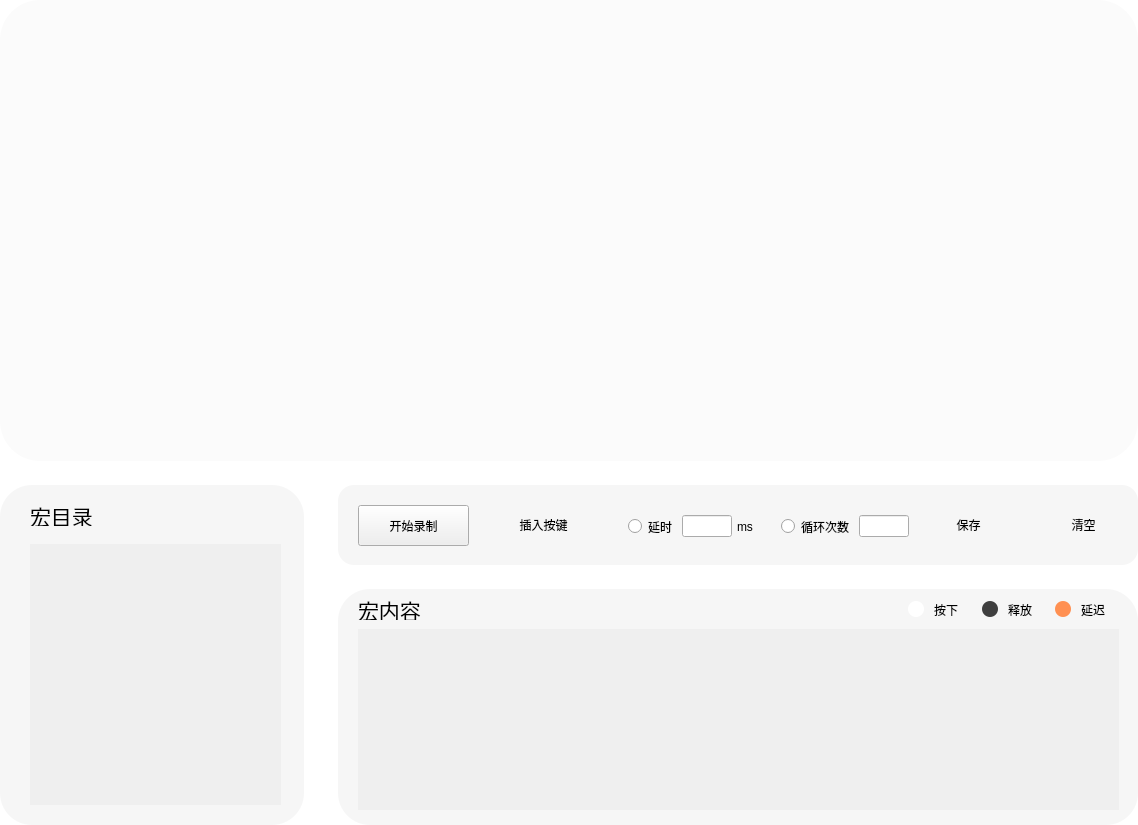
<?xml version="1.0" encoding="UTF-8"?>
<ui version="4.0">
 <class>FrameMacro</class>
 <widget class="QFrame" name="FrameMacro">
  <property name="geometry">
   <rect>
    <x>0</x>
    <y>0</y>
    <width>1138</width>
    <height>825</height>
   </rect>
  </property>
  <property name="windowTitle">
   <string>Frame</string>
  </property>
  <property name="styleSheet">
   <string notr="true">#FrameMacro,#frameB,#frameRight{background-color:#FFFFFF;border-radius:0px;}</string>
  </property>
  <layout class="QVBoxLayout" name="verticalLayout" stretch="1,0">
   <property name="spacing">
    <number>24</number>
   </property>
   <property name="leftMargin">
    <number>0</number>
   </property>
   <property name="topMargin">
    <number>0</number>
   </property>
   <property name="rightMargin">
    <number>0</number>
   </property>
   <property name="bottomMargin">
    <number>0</number>
   </property>
   <item>
    <widget class="ModuleKeyboard" name="frameT">
     <property name="maximumSize">
      <size>
       <width>16777215</width>
       <height>470</height>
      </size>
     </property>
     <property name="styleSheet">
      <string notr="true">QFrame{background-color: #FBFBFB;border-radius:40px;}</string>
     </property>
     <property name="frameShape">
      <enum>QFrame::Shape::StyledPanel</enum>
     </property>
     <property name="frameShadow">
      <enum>QFrame::Shadow::Raised</enum>
     </property>
    </widget>
   </item>
   <item>
    <widget class="QFrame" name="frameB">
     <property name="minimumSize">
      <size>
       <width>0</width>
       <height>340</height>
      </size>
     </property>
     <property name="frameShape">
      <enum>QFrame::Shape::NoFrame</enum>
     </property>
     <property name="frameShadow">
      <enum>QFrame::Shadow::Plain</enum>
     </property>
     <property name="lineWidth">
      <number>0</number>
     </property>
     <layout class="QHBoxLayout" name="horizontalLayout" stretch="1,0">
      <property name="spacing">
       <number>24</number>
      </property>
      <property name="leftMargin">
       <number>0</number>
      </property>
      <property name="topMargin">
       <number>0</number>
      </property>
      <property name="rightMargin">
       <number>0</number>
      </property>
      <property name="bottomMargin">
       <number>0</number>
      </property>
      <item>
       <widget class="QFrame" name="frameMode">
        <property name="maximumSize">
         <size>
          <width>304</width>
          <height>16777215</height>
         </size>
        </property>
        <property name="styleSheet">
         <string notr="true">QFrame{background-color: #F6F6F6;border-radius:32px;}</string>
        </property>
        <property name="frameShape">
         <enum>QFrame::Shape::StyledPanel</enum>
        </property>
        <property name="frameShadow">
         <enum>QFrame::Shadow::Raised</enum>
        </property>
        <widget class="QLabel" name="label">
         <property name="geometry">
          <rect>
           <x>30</x>
           <y>20</y>
           <width>91</width>
           <height>21</height>
          </rect>
         </property>
         <property name="font">
          <font>
           <family>MiSans</family>
           <pointsize>16</pointsize>
           <bold>false</bold>
          </font>
         </property>
         <property name="text">
          <string>宏目录</string>
         </property>
        </widget>
        <widget class="QPushButton" name="pushButton">
         <property name="geometry">
          <rect>
           <x>150</x>
           <y>20</y>
           <width>24</width>
           <height>24</height>
          </rect>
         </property>
         <property name="text">
          <string/>
         </property>
         <property name="icon">
          <iconset resource="res.qrc">
           <normaloff>:/images/macro/xinzeng 1@2x.png</normaloff>:/images/macro/xinzeng 1@2x.png</iconset>
         </property>
         <property name="iconSize">
          <size>
           <width>20</width>
           <height>20</height>
          </size>
         </property>
         <property name="flat">
          <bool>true</bool>
         </property>
        </widget>
        <widget class="QPushButton" name="pushButton_2">
         <property name="geometry">
          <rect>
           <x>200</x>
           <y>20</y>
           <width>24</width>
           <height>24</height>
          </rect>
         </property>
         <property name="text">
          <string/>
         </property>
         <property name="icon">
          <iconset resource="res.qrc">
           <normaloff>:/images/macro/print 1@2x.png</normaloff>:/images/macro/print 1@2x.png</iconset>
         </property>
         <property name="iconSize">
          <size>
           <width>20</width>
           <height>20</height>
          </size>
         </property>
         <property name="flat">
          <bool>true</bool>
         </property>
        </widget>
        <widget class="QPushButton" name="pushButton_3">
         <property name="geometry">
          <rect>
           <x>250</x>
           <y>20</y>
           <width>24</width>
           <height>24</height>
          </rect>
         </property>
         <property name="text">
          <string/>
         </property>
         <property name="icon">
          <iconset resource="res.qrc">
           <normaloff>:/images/macro/print 2@2x.png</normaloff>:/images/macro/print 2@2x.png</iconset>
         </property>
         <property name="iconSize">
          <size>
           <width>20</width>
           <height>20</height>
          </size>
         </property>
         <property name="flat">
          <bool>true</bool>
         </property>
        </widget>
        <widget class="QScrollArea" name="scrollArea">
         <property name="geometry">
          <rect>
           <x>30</x>
           <y>59</y>
           <width>251</width>
           <height>261</height>
          </rect>
         </property>
         <property name="focusPolicy">
          <enum>Qt::FocusPolicy::NoFocus</enum>
         </property>
         <property name="widgetResizable">
          <bool>true</bool>
         </property>
         <widget class="QWidget" name="scrollAreaWidgetContents">
          <property name="geometry">
           <rect>
            <x>0</x>
            <y>0</y>
            <width>251</width>
            <height>261</height>
           </rect>
          </property>
          <layout class="QVBoxLayout" name="verticalLayout_3"/>
         </widget>
        </widget>
       </widget>
      </item>
      <item alignment="Qt::AlignmentFlag::AlignRight">
       <widget class="QFrame" name="frameRight">
        <property name="minimumSize">
         <size>
          <width>800</width>
          <height>0</height>
         </size>
        </property>
        <layout class="QVBoxLayout" name="verticalLayoutB" stretch="0,1">
         <property name="spacing">
          <number>24</number>
         </property>
         <property name="leftMargin">
          <number>0</number>
         </property>
         <property name="topMargin">
          <number>0</number>
         </property>
         <property name="rightMargin">
          <number>0</number>
         </property>
         <property name="bottomMargin">
          <number>0</number>
         </property>
         <item>
          <widget class="QFrame" name="frameLuni">
           <property name="minimumSize">
            <size>
             <width>100</width>
             <height>80</height>
            </size>
           </property>
           <property name="styleSheet">
            <string notr="true">QFrame{background-color: #F6F6F6;border-radius:16px;}</string>
           </property>
           <property name="frameShape">
            <enum>QFrame::Shape::StyledPanel</enum>
           </property>
           <property name="frameShadow">
            <enum>QFrame::Shadow::Raised</enum>
           </property>
           <widget class="QPushButton" name="pushButtonStart">
            <property name="geometry">
             <rect>
              <x>20</x>
              <y>20</y>
              <width>111</width>
              <height>41</height>
             </rect>
            </property>
            <property name="styleSheet">
             <string notr="true">QPushButton{width: 131px;
height: 40px;
color:white;
background: #6329B6;
border-radius: 16px 16px 16px 16px;
font-family: MiSans, MiSans;
font-weight: 600;
font-size: 14px;
};
</string>
            </property>
            <property name="text">
             <string>开始录制</string>
            </property>
            <property name="icon">
             <iconset resource="res.qrc">
              <normaloff>:/images/play-white.png</normaloff>:/images/play-white.png</iconset>
            </property>
           </widget>
           <widget class="QPushButton" name="pushButtonInsert">
            <property name="geometry">
             <rect>
              <x>160</x>
              <y>20</y>
              <width>91</width>
              <height>40</height>
             </rect>
            </property>
            <property name="text">
             <string>插入按键</string>
            </property>
            <property name="icon">
             <iconset resource="res.qrc">
              <normaloff>:/images/macro/macro-add.png</normaloff>:/images/macro/macro-add.png</iconset>
            </property>
            <property name="iconSize">
             <size>
              <width>24</width>
              <height>24</height>
             </size>
            </property>
            <property name="flat">
             <bool>true</bool>
            </property>
           </widget>
           <widget class="QPushButton" name="pushButtonSave">
            <property name="geometry">
             <rect>
              <x>590</x>
              <y>20</y>
              <width>81</width>
              <height>40</height>
             </rect>
            </property>
            <property name="text">
             <string>保存</string>
            </property>
            <property name="icon">
             <iconset resource="res.qrc">
              <normaloff>:/images/macro/macro-save.png</normaloff>:/images/macro/macro-save.png</iconset>
            </property>
            <property name="iconSize">
             <size>
              <width>24</width>
              <height>24</height>
             </size>
            </property>
            <property name="flat">
             <bool>true</bool>
            </property>
           </widget>
           <widget class="QPushButton" name="pushButtonClear">
            <property name="geometry">
             <rect>
              <x>700</x>
              <y>20</y>
              <width>91</width>
              <height>40</height>
             </rect>
            </property>
            <property name="text">
             <string>清空</string>
            </property>
            <property name="icon">
             <iconset resource="res.qrc">
              <normaloff>:/images/macro/macro-clear.png</normaloff>:/images/macro/macro-clear.png</iconset>
            </property>
            <property name="iconSize">
             <size>
              <width>24</width>
              <height>24</height>
             </size>
            </property>
            <property name="flat">
             <bool>true</bool>
            </property>
           </widget>
           <widget class="QWidget" name="layoutWidget">
            <property name="geometry">
             <rect>
              <x>290</x>
              <y>30</y>
              <width>281</width>
              <height>23</height>
             </rect>
            </property>
            <layout class="QHBoxLayout" name="horizontalLayout_3">
             <property name="spacing">
              <number>5</number>
             </property>
             <item>
              <widget class="QRadioButton" name="radioButton">
               <property name="text">
                <string>延时</string>
               </property>
              </widget>
             </item>
             <item>
              <widget class="QLineEdit" name="lineEditDelay">
               <property name="minimumSize">
                <size>
                 <width>50</width>
                 <height>0</height>
                </size>
               </property>
               <property name="maximumSize">
                <size>
                 <width>50</width>
                 <height>16777215</height>
                </size>
               </property>
              </widget>
             </item>
             <item>
              <widget class="QLabel" name="label_3">
               <property name="text">
                <string notr="true">ms</string>
               </property>
              </widget>
             </item>
             <item>
              <spacer name="horizontalSpacer">
               <property name="orientation">
                <enum>Qt::Orientation::Horizontal</enum>
               </property>
               <property name="sizeHint" stdset="0">
                <size>
                 <width>40</width>
                 <height>20</height>
                </size>
               </property>
              </spacer>
             </item>
             <item>
              <widget class="QRadioButton" name="radioButton_2">
               <property name="text">
                <string>循环次数</string>
               </property>
              </widget>
             </item>
             <item>
              <widget class="QLineEdit" name="lineEditDelayLoop">
               <property name="minimumSize">
                <size>
                 <width>50</width>
                 <height>0</height>
                </size>
               </property>
               <property name="maximumSize">
                <size>
                 <width>50</width>
                 <height>16777215</height>
                </size>
               </property>
              </widget>
             </item>
            </layout>
           </widget>
          </widget>
         </item>
         <item>
          <widget class="QFrame" name="frameSpeed">
           <property name="minimumSize">
            <size>
             <width>100</width>
             <height>0</height>
            </size>
           </property>
           <property name="styleSheet">
            <string notr="true">QFrame{background-color: #F6F6F6;border-radius:32px;}</string>
           </property>
           <property name="frameShape">
            <enum>QFrame::Shape::StyledPanel</enum>
           </property>
           <property name="frameShadow">
            <enum>QFrame::Shadow::Raised</enum>
           </property>
           <widget class="QLabel" name="label_2">
            <property name="geometry">
             <rect>
              <x>20</x>
              <y>10</y>
              <width>91</width>
              <height>21</height>
             </rect>
            </property>
            <property name="font">
             <font>
              <family>MiSans</family>
              <pointsize>16</pointsize>
              <bold>false</bold>
             </font>
            </property>
            <property name="text">
             <string>宏内容</string>
            </property>
           </widget>
           <widget class="QFrame" name="frameFlag">
            <property name="geometry">
             <rect>
              <x>570</x>
              <y>10</y>
              <width>211</width>
              <height>21</height>
             </rect>
            </property>
            <property name="frameShape">
             <enum>QFrame::Shape::StyledPanel</enum>
            </property>
            <property name="frameShadow">
             <enum>QFrame::Shadow::Raised</enum>
            </property>
            <layout class="QHBoxLayout" name="horizontalLayout_2">
             <property name="spacing">
              <number>10</number>
             </property>
             <property name="leftMargin">
              <number>0</number>
             </property>
             <property name="topMargin">
              <number>0</number>
             </property>
             <property name="rightMargin">
              <number>0</number>
             </property>
             <property name="bottomMargin">
              <number>0</number>
             </property>
             <item>
              <widget class="QLabel" name="labelFlag4">
               <property name="minimumSize">
                <size>
                 <width>16</width>
                 <height>16</height>
                </size>
               </property>
               <property name="maximumSize">
                <size>
                 <width>16</width>
                 <height>16</height>
                </size>
               </property>
               <property name="styleSheet">
                <string notr="true">QLabel {width: 16px;height:16px;background-color:#FFFFFF ;border:1px soild #E2E2E2;border-radius:8px;}</string>
               </property>
               <property name="text">
                <string/>
               </property>
              </widget>
             </item>
             <item>
              <widget class="QLabel" name="labelFlag3">
               <property name="font">
                <font>
                 <family>MiSans</family>
                 <bold>false</bold>
                </font>
               </property>
               <property name="text">
                <string>按下</string>
               </property>
              </widget>
             </item>
             <item>
              <widget class="QLabel" name="labelFlag1">
               <property name="minimumSize">
                <size>
                 <width>16</width>
                 <height>16</height>
                </size>
               </property>
               <property name="maximumSize">
                <size>
                 <width>16</width>
                 <height>16</height>
                </size>
               </property>
               <property name="styleSheet">
                <string notr="true">QLabel {width: 16px;height:16px;background-color:#3F3F3F;border:1px soild #3F3F3F;border-radius:8px;}</string>
               </property>
               <property name="text">
                <string/>
               </property>
              </widget>
             </item>
             <item>
              <widget class="QLabel" name="labelFlag2">
               <property name="font">
                <font>
                 <family>MiSans</family>
                 <bold>false</bold>
                </font>
               </property>
               <property name="text">
                <string>释放</string>
               </property>
              </widget>
             </item>
             <item>
              <widget class="QLabel" name="labelFlag1_2">
               <property name="minimumSize">
                <size>
                 <width>16</width>
                 <height>16</height>
                </size>
               </property>
               <property name="maximumSize">
                <size>
                 <width>16</width>
                 <height>16</height>
                </size>
               </property>
               <property name="styleSheet">
                <string notr="true">QLabel {width: 16px;height:16px;background-color:#FF9052;border:1px soild #3F3F3F;border-radius:8px;}</string>
               </property>
               <property name="text">
                <string/>
               </property>
              </widget>
             </item>
             <item>
              <widget class="QLabel" name="labelFlag2_2">
               <property name="font">
                <font>
                 <family>MiSans</family>
                 <bold>false</bold>
                </font>
               </property>
               <property name="text">
                <string>延迟</string>
               </property>
              </widget>
             </item>
            </layout>
           </widget>
           <widget class="QScrollArea" name="scrollArea_2">
            <property name="geometry">
             <rect>
              <x>20</x>
              <y>40</y>
              <width>761</width>
              <height>181</height>
             </rect>
            </property>
            <property name="focusPolicy">
             <enum>Qt::FocusPolicy::NoFocus</enum>
            </property>
            <property name="widgetResizable">
             <bool>true</bool>
            </property>
            <widget class="QWidget" name="scrollAreaWidgetContents_2">
             <property name="geometry">
              <rect>
               <x>0</x>
               <y>0</y>
               <width>761</width>
               <height>181</height>
              </rect>
             </property>
            </widget>
           </widget>
          </widget>
         </item>
        </layout>
       </widget>
      </item>
     </layout>
    </widget>
   </item>
  </layout>
 </widget>
 <customwidgets>
  <customwidget>
   <class>ModuleKeyboard</class>
   <extends>QFrame</extends>
   <header>modulekeyboard.h</header>
   <container>1</container>
  </customwidget>
 </customwidgets>
 <resources>
  <include location="res.qrc"/>
 </resources>
 <connections/>
</ui>
